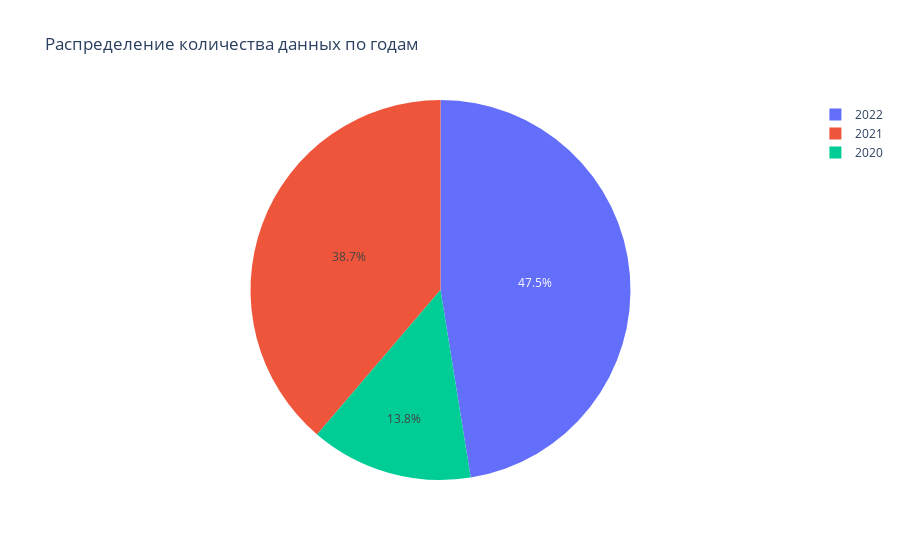

This figure's notebook cell:
### Markdown cell above
***Выполним базовый анализ признаков.***

### Code cell
fig = px.pie(
    data[data['job_title'] != 'other'],
    names='work_year',
    # labels={'salary_in_usd': "зарплата (USD)", 'y': 'Распределение'},
    title='Распределение количества данных по годам',
    )

fig.show()

### Figure 1 — Plotly figure (JSON) as saved in the notebook; plotly's stock layout.template omitted (floating-point values rounded to 4 significant figures; data arrays with more than 128 entries replaced by an {"elided": "..."} marker saying what was removed)
{"data": [{"domain": {"x": [0, 1], "y": [0, 1]}, "hovertemplate": "work_year=%{label}<extra></extra>", "labels": {"elided": "413 int values"}, "legendgroup": "", "name": "", "showlegend": true, "type": "pie"}], "layout": {"legend": {"tracegroupgap": 0}, "title": {"text": "Распределение количества данных по годам"}}}
